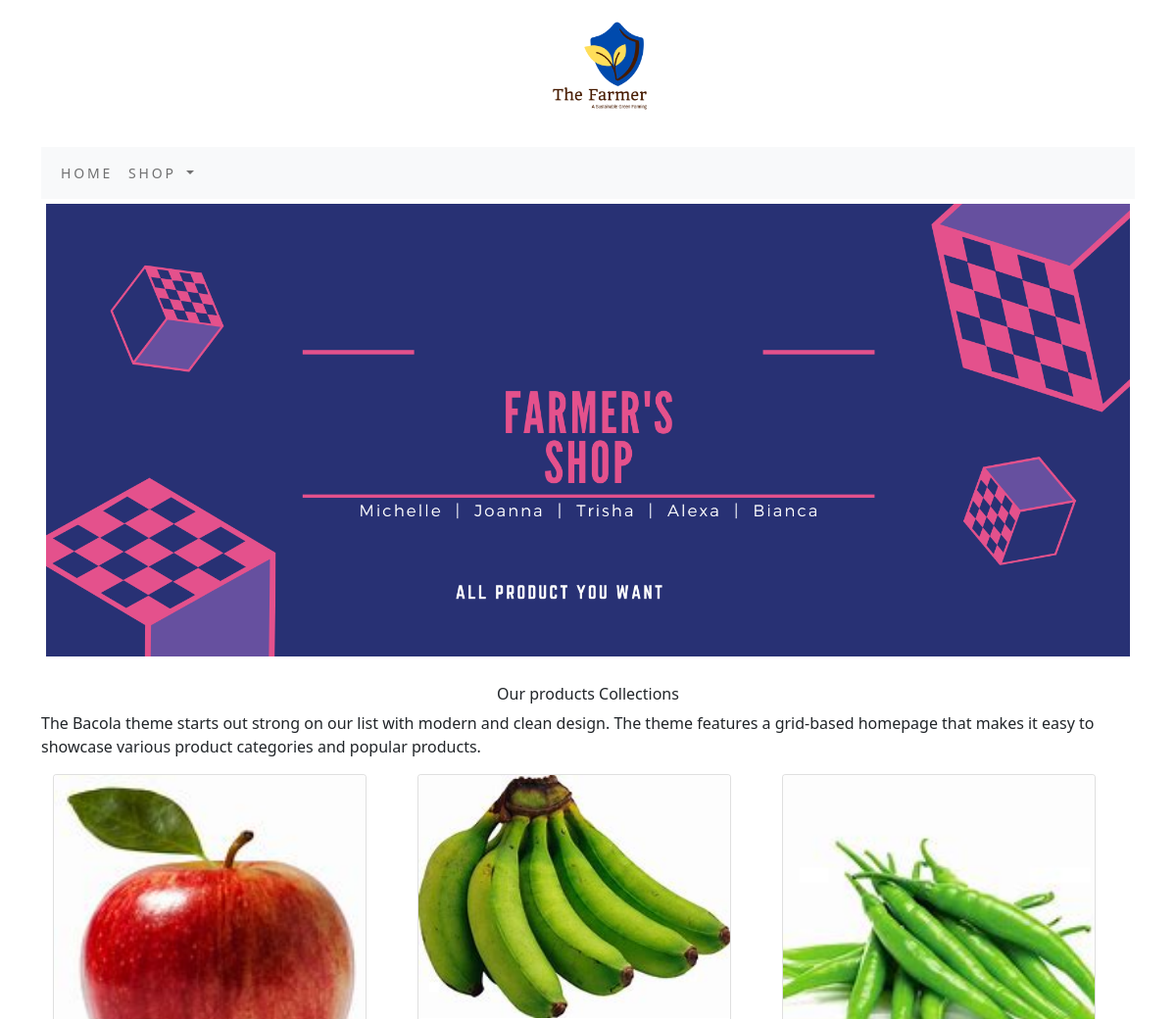
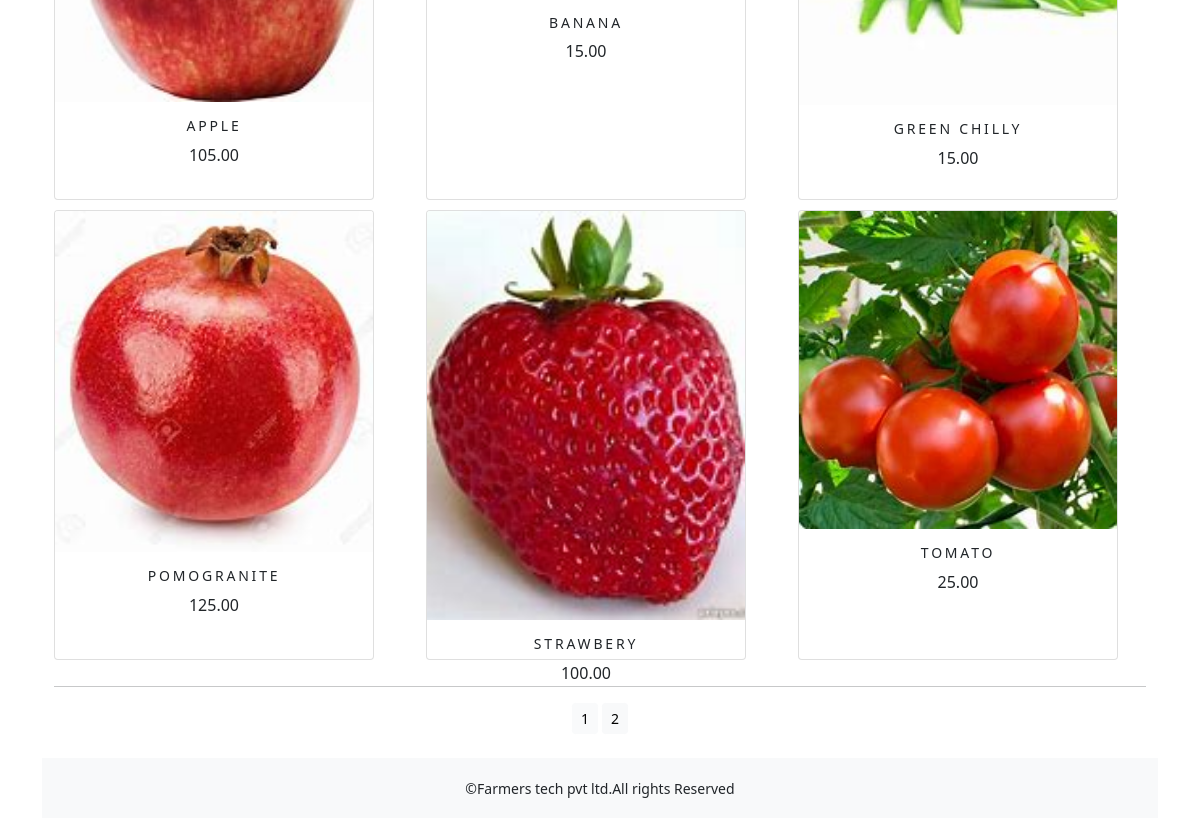
Screenshot of /ecomapp/ with the database file from the repository (2 pictures, top to bottom).
### ecomapp/models.py (models this page shows, shortened)
class Product(models.Model):
    name = models.CharField(max_length=250, unique=True)
    slug = models.SlugField(max_length=250, unique=True)
    description = models.TextField(blank=True)
    price = models.DecimalField(max_digits=10, decimal_places=2)
    category = models.ForeignKey(Category, on_delete=models.CASCADE)
    image = models.ImageField(upload_to='product', blank=True)
    stock = models.IntegerField()
    available = models.BooleanField(default=True)
    created = models.DateTimeField(auto_now_add=True)
    updated = models.DateTimeField(auto_now=True)
    def get_url(self):
        return reverse('ecomapp:prodCatdetail',args=[self.category.slug,self.slug])
    class Meta:
        ordering = ('name',)
        verbose_name = 'product'
        verbose_name_plural = 'products'

### ecomapp/views.py (the view)
# urls.py: path('', views.allProdCat, name='allProdCat'),
def allProdCat(request, c_slug=None):
    c_page = None
    product_list = None
    if c_slug != None:
        c_page = get_object_or_404(Category, slug=c_slug)
        product_list = Product.objects.all().filter(category=c_page, available=True)
    else:
        product_list = Product.objects.all().filter(available=True)
    paginator = Paginator(product_list, 6)
    try:
        page = int(request.GET.get('page', '1'))
    except:
        page = 1
    try:
        product = paginator.page(page)
    except (EmptyPage, InvalidPage):
        product = paginator.page(paginator.num_pages)
    return render(request, "category.html", {'category': c_page, 'product': product})

### cart/context_processors.py (called while the page is built)
def counter(request):
    item_count=0
    if 'admin' in request.path:
        return {}
    else:
        try:
            cart=Cart.objects.filter(cart_id=_cart_id(request))
            car_items=CartItem.objects.all().filter(cart=cart[:1])
            for cart_item in car_items:
                item_count += cart_item.quantity
        except Cart.DoesNotExist:
            item_count=0
        return dict(item_count=item_count)

### cart/views.py (called while the page is built)
def _cart_id(request):
    cart = request.session.session_key
    if not cart:
        cart = request.session.create()
    return cart

### ecomapp/context_processors.py (called while the page is built)
def menu_links(request):
    links = Category.objects.all()
    return dict(links=links)

### ecomapp/models.py (called while the page is built)
    def get_url(self):
        return reverse('ecomapp:products_by_category', args=[self.slug])

### templates/category.html (shortened to what this page needs)
{% extends 'base.html' %}
{% load static %}
{% block content %}
<div class="mx_auto">
    {% if category %}
        <img class="my_image" src="{{category.image.url}}" alt="{{category.name}}">
</div>
    <br>
<div>
    <h1 class="text-center my_title">{{category.name}}</h1>
    <p class="text-justify">{{category.description}}</p>
</div>
    {% else %}
<div>
    <img class="my_image my_image_padding" src="{% static 'img/banner.png' %}" alt="our products" width="1350px;">
</div>
<br>
<div>
    <h1 class="text-center my_title"> Our products Collections</h1>
    <p class="text-justify">The Bacola theme starts out strong on our list with modern and clean design. The theme features a grid-based homepage that makes it easy to showcase various product categories and popular products.</p>
</div>
    {% endif %}
<div class="container">
    <div class="row mx_auto">
        {%  for p in product.object_list %}
        <div class="my_bottom_margin col-9 col-sm-12  coi-md-4 col-lg-4">
            <div class="card text-center" style="width:320px;height:450;">
                <a href="{{p.get_url}}"><img class="card-img-top my_image"  src="{{p.image.url}}" alt="{{p.name}}" ></a>
            <div class="card-body">
                <h4>{{p.name}}</h4>
                <p>{{p.price}}</p>
            </div>
            </div>
        </div>
        {% endfor %}
    </div>
    <div class="max-auto">
        {% if product.paginator.num_pages > 1 %}
        <hr>
        <div class="text-center">
            {% for pg in product.paginator.page_range %}
                <a href="?page={{pg}}" class="btn btn-light btn-sm  {% if product.number == pg %} active {% endif %}">{{pg}}</a>
            {% endfor %}
        </div>
        {% endif %}
    </div>
    <br>
</div>
{% endblock %}

### templates/base.html (shortened to what this page needs)
<link href="https://cdn.jsdelivr.net/npm/bootstrap@5.0.2/dist/css/bootstrap.min.css" rel="stylesheet">
{% load static %}
<!DOCTYPE html>
<html lang="en">
<head>
    <link rel="stylesheet" href="{% static 'css/custom.css' %}">
    <link  href="{% static 'css/bootstrap.min.css' %}" rel="stylesheet" >
</head>
<body>
<div class ="container">
{% include 'header.html' %}
{% include 'nav.html' %}
{% block content %}
{% endblock %}
    </div>
{% include 'footer.html' %}
</body>
</html>

### templates/header.html
{% load static %}
<header>
    <center>
       <a href="{% url 'ecomapp:allProdCat' %}"> </a> <img src="{% static 'img/logo1.png' %}" alt="logimage" width="150px; height="150px;>
    </center>
</header>

### templates/nav.html (shortened to what this page needs)
<nav class="navbar navbar-expand-lg navbar-light bg-light">
  <div class="container-fluid">
    <div class="collapse navbar-collapse" id="navbarSupportedContent">
      <ul class="navbar-nav me-auto mb-2 mb-lg-0">
        <li class="nav-item">
          <a class="nav-link" href="#">Home</a>
        </li>
        <li class="nav-item dropdown {% if 'ecomapp' in request.path %} active {% endif %}">
          <a class="nav-link dropdown-toggle" href="#" id="navbarDropdown" role="button" data-bs-toggle="dropdown" aria-expanded="false">
            Shop
          </a>
        </li>
    </div>
  </div>
</nav>

### templates/footer.html
<div class="footer navbar-fixed-bottom my_footer">
    <p class="text-center">&copy;Farmers tech pvt ltd.All rights Reserved</p>
</div>

### static/css/custom.css (style rules this page uses)
body { font-family: 'Roboto', sans-serif; }
.nav-item { Letter-spacing: .2em; font-size:14px; text-transform :uppercase; }
.my_footer { background-color:#f8f9fa; height:60px; }
.my_footer { padding-top:20px; font-size:14px; }
.my_image { width:100%; height:auto; }
.my_title { font-size:16px; text_transform:uppercase; }
.my_image_padding { padding:5px; }
.my_bottom_margin { margin-bottom:10px; }
.card-body h4 { font-size:14px; text-transform:uppercase; letter-spacing:.2em; }

### rows the page displays
Product: image (picture), name "APPLE", price "105.00"
Product: image (picture), name "BANANA", price "15.00"
Product: image (picture), name "GREEN CHILLY", price "15.00"
Product: image (picture), name "POMOGRANITE", price "125.00"
Product: image (picture), name "STRAWBERY", price "100.00"
Product: image (picture), name "TOMATO", price "25.00"

### other values shown
{{ pg }} "1" "2"
